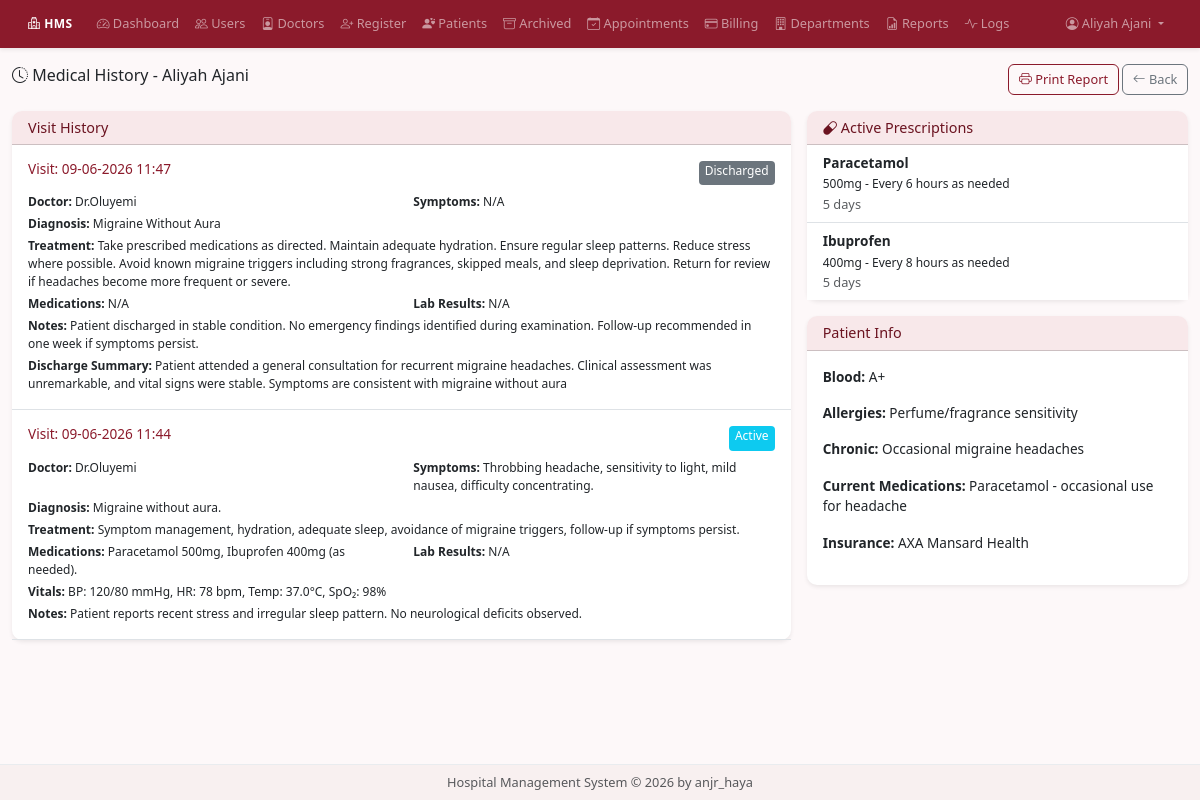
/admin/patients/medical-history/1 (signed in), run on the app's committed database.
### models/user.py (models this page shows, shortened)
class User(UserMixin, db.Model):
    __tablename__ = 'users'
    id = db.Column(db.Integer, primary_key=True)
    username = db.Column(db.String(80), unique=True, nullable=False)
    password_hash = db.Column(db.String(128), nullable=False)
    role = db.Column(db.String(20), nullable=False)
    name = db.Column(db.String(100), nullable=False)
    email = db.Column(db.String(120), unique=True)
    phone = db.Column(db.String(20))
    is_active_account = db.Column(db.Boolean, default=True)
    created_at = db.Column(db.DateTime, default=datetime.utcnow)
    last_login = db.Column(db.DateTime)
    doctor_profile = db.relationship('Doctor', backref='user', uselist=False, lazy=True)
    notifications = db.relationship('Notification', backref='user', lazy=True, foreign_keys='Notification.user_id')
    activities = db.relationship('ActivityLog', backref='user', lazy=True)
    ROLES = {'admin', 'doctor', 'receptionist', 'nurse'}
    @property
    def is_admin(self):
        return self.role == 'admin'

### models/patient.py (models this page shows, shortened)
class Patient(db.Model):
    __tablename__ = 'patients'
    id = db.Column(db.Integer, primary_key=True)
    first_name = db.Column(db.String(50), nullable=False)
    last_name = db.Column(db.String(50), nullable=False)
    date_of_birth = db.Column(db.Date, nullable=False)
    gender = db.Column(db.String(10), nullable=False)
    blood_group = db.Column(db.String(5))
    phone = db.Column(db.String(20), nullable=False)
    email = db.Column(db.String(120))
    address = db.Column(db.Text)
    city = db.Column(db.String(50))
    state = db.Column(db.String(50))
    zip_code = db.Column(db.String(10))
    emergency_contact_name = db.Column(db.String(100))
    emergency_contact_phone = db.Column(db.String(20))
    emergency_contact_relation = db.Column(db.String(50))
    allergies = db.Column(db.Text)
    chronic_conditions = db.Column(db.Text)
    current_medications = db.Column(db.Text)
    past_surgeries = db.Column(db.Text)
    family_medical_history = db.Column(db.Text)
    insurance_provider = db.Column(db.String(100))
    insurance_policy_number = db.Column(db.String(50))
    registration_date = db.Column(db.DateTime, default=datetime.utcnow)
    is_active = db.Column(db.Boolean, default=True)
    last_visit = db.Column(db.DateTime)
    created_by = db.Column(db.Integer, db.ForeignKey('users.id'))
    appointments = db.relationship('Appointment', backref='patient', lazy=True)
    medical_records = db.relationship('MedicalRecord', backref='patient', lazy=True)
    prescriptions = db.relationship('Prescription', backref='patient', lazy=True)
    bills = db.relationship('Billing', backref='patient', lazy=True)
    queue_entries = db.relationship('EmergencyQueue', backref='patient', lazy=True)
    @property
    def full_name(self):
        return f"{self.first_name} {self.last_name}"

### models/medical_record.py (models this page shows, shortened)
class MedicalRecord(db.Model):
    __tablename__ = 'medical_records'
    id = db.Column(db.Integer, primary_key=True)
    patient_id = db.Column(db.Integer, db.ForeignKey('patients.id'), nullable=False)
    doctor_id = db.Column(db.Integer, db.ForeignKey('doctors.id'), nullable=False)
    appointment_id = db.Column(db.Integer, db.ForeignKey('appointments.id'), nullable=True)
    visit_date = db.Column(db.DateTime, default=datetime.utcnow)
    chief_complaint = db.Column(db.Text)
    symptoms = db.Column(db.Text)
    diagnosis = db.Column(db.Text, nullable=False)
    treatment_plan = db.Column(db.Text)
    medications_prescribed = db.Column(db.Text)
    lab_tests_ordered = db.Column(db.Text)
    lab_results = db.Column(db.Text)
    vital_signs = db.Column(db.Text)
    notes = db.Column(db.Text)
    follow_up_date = db.Column(db.Date)
    is_discharged = db.Column(db.Boolean, default=False)
    discharge_summary = db.Column(db.Text)
    created_at = db.Column(db.DateTime, default=datetime.utcnow)

### models/prescription.py (models this page shows, shortened)
class Prescription(db.Model):
    __tablename__ = 'prescriptions'
    id = db.Column(db.Integer, primary_key=True)
    patient_id = db.Column(db.Integer, db.ForeignKey('patients.id'), nullable=False)
    doctor_id = db.Column(db.Integer, db.ForeignKey('doctors.id'), nullable=False)
    medication_name = db.Column(db.String(200), nullable=False)
    dosage = db.Column(db.String(100), nullable=False)
    frequency = db.Column(db.String(100), nullable=False)
    duration = db.Column(db.String(100))
    route = db.Column(db.String(50))
    instructions = db.Column(db.Text)
    refill_count = db.Column(db.Integer, default=0)
    is_active = db.Column(db.Boolean, default=True)
    prescribed_date = db.Column(db.DateTime, default=datetime.utcnow)
    prescribed_by = db.Column(db.Integer, db.ForeignKey('users.id'))

### controllers/admin_routes.py (the view)
@admin_bp.route('/patients/medical-history/<int:patient_id>')
@login_required
@admin_required
def patient_medical_history(patient_id):
    patient = Patient.query.get_or_404(patient_id)
    records = MedicalRecord.query.filter_by(patient_id=patient_id).order_by(MedicalRecord.visit_date.desc()).all()
    prescriptions = Prescription.query.filter_by(patient_id=patient_id, is_active=True).all()
    return render_template('admin/medical_history.html', patient=patient, records=records, prescriptions=prescriptions)

### models/__init__.py (called while the page is built)
@login_manager.user_loader
def load_user(user_id):
    return User.query.get(int(user_id))

### views/templates/admin/medical_history.html (shortened to what this page needs)
{% extends "base.html" %}
{% block content %}
<div class="d-flex justify-content-between align-items-center mb-3 no-print">
    <h4><i class="bi bi-clock-history"></i> Medical History - {{ patient.full_name }}</h4>
    <div>
        <button class="btn btn-outline-primary" onclick="window.print()"><i class="bi bi-printer"></i> Print Report</button>
        <a href="{{ url_for('admin.view_patient', patient_id=patient.id) }}" class="btn btn-outline-secondary"><i class="bi bi-arrow-left"></i> Back</a>
    </div>
</div>
<div class="row g-3">
    <div class="col-md-8">
        <div class="card shadow-sm">
            <div class="card-header bg-white"><h5 class="mb-0">Visit History</h5></div>
            <div class="card-body p-0">
                {% for r in records %}
                <div class="border-bottom p-3">
                    <div class="d-flex justify-content-between">
                        <h6 class="text-primary">Visit: {{ r.visit_date.strftime('%d-%m-%Y %H:%M') }}</h6>
                        <span class="badge bg-{{ 'secondary' if r.is_discharged else 'info' }}">{{ 'Discharged' if r.is_discharged else 'Active' }}</span>
                    </div>
                    <div class="row small mt-2">
                        <div class="col-md-6"><strong>Doctor:</strong> {{ r.doctor.user.name if r.doctor else 'N/A' }}</div>
                        <div class="col-md-6"><strong>Symptoms:</strong> {{ r.symptoms or 'N/A' }}</div>
                        <div class="col-12 mt-1"><strong>Diagnosis:</strong> {{ r.diagnosis }}</div>
                        <div class="col-12 mt-1"><strong>Treatment:</strong> {{ r.treatment_plan or 'N/A' }}</div>
                        <div class="col-md-6 mt-1"><strong>Medications:</strong> {{ r.medications_prescribed or 'N/A' }}</div>
                        <div class="col-md-6 mt-1"><strong>Lab Results:</strong> {{ r.lab_results or 'N/A' }}</div>
                        {% if r.vital_signs %}<div class="col-12 mt-1"><strong>Vitals:</strong> {{ r.vital_signs }}</div>{% endif %}
                        {% if r.notes %}<div class="col-12 mt-1"><strong>Notes:</strong> {{ r.notes }}</div>{% endif %}
                        {% if r.discharge_summary %}<div class="col-12 mt-1"><strong>Discharge Summary:</strong> {{ r.discharge_summary }}</div>{% endif %}
                    </div>
                </div>
                {% else %}
                <div class="text-center py-4 text-muted">No medical history recorded.</div>
                {% endfor %}
            </div>
        </div>
    </div>
    <div class="col-md-4">
        <div class="card shadow-sm">
            <div class="card-header bg-white"><h5 class="mb-0"><i class="bi bi-capsule"></i> Active Prescriptions</h5></div>
            <div class="card-body p-0">
                <ul class="list-group list-group-flush">
                    {% for p in prescriptions %}
                    <li class="list-group-item">
                        <strong>{{ p.medication_name }}</strong><br>
                        <small>{{ p.dosage }} - {{ p.frequency }}</small><br>
                        <small class="text-muted">{{ p.duration or '' }}</small>
                    </li>
                    {% else %}
                    <li class="list-group-item text-muted text-center">No active prescriptions</li>
                    {% endfor %}
                </ul>
            </div>
        </div>
        <div class="card shadow-sm mt-3">
            <div class="card-header bg-white"><h5 class="mb-0">Patient Info</h5></div>
            <div class="card-body small">
                <p><strong>Blood:</strong> {{ patient.blood_group or 'N/A' }}</p>
                <p><strong>Allergies:</strong> {{ patient.allergies or 'None' }}</p>
                <p><strong>Chronic:</strong> {{ patient.chronic_conditions or 'None' }}</p>
                <p><strong>Current Medications:</strong> {{ patient.current_medications or 'None' }}</p>
                <p><strong>Insurance:</strong> {{ patient.insurance_provider or 'N/A' }}</p>
            </div>
        </div>
    </div>
</div>
{% endblock %}

### views/templates/base.html (shortened to what this page needs)
<!DOCTYPE html>
<html lang="en" class="h-100">
<head>
    <link href="https://cdn.jsdelivr.net/npm/bootstrap@5.3.2/dist/css/bootstrap.min.css" rel="stylesheet">
    <link href="https://cdn.jsdelivr.net/npm/bootstrap-icons@1.11.1/font/bootstrap-icons.css" rel="stylesheet">
    <link href="https://cdn.jsdelivr.net/npm/select2@4.1.0-rc.0/dist/css/select2.min.css" rel="stylesheet">
    <link rel="stylesheet" href="https://cdn.jsdelivr.net/npm/flatpickr/dist/flatpickr.min.css">
    <link href="{{ url_for('static', filename='css/style.css') }}" rel="stylesheet">
</head>
<body class="d-flex flex-column h-100">
    {% if current_user.is_authenticated %}
    <nav class="navbar navbar-expand-lg navbar-dark shadow-sm flex-shrink-0" style="background-color: #8B1A2B;">
        <div class="container-fluid">
            <a class="navbar-brand fw-bold small" href="{{ url_for('auth.login') }}">
                <i class="bi bi-hospital"></i> HMS
            </a>
            <div class="collapse navbar-collapse" id="navbarNav">
                <ul class="navbar-nav me-auto">
                    {% if current_user.is_admin %}
                    <li class="nav-item"><a class="nav-link small" href="{{ url_for('admin.dashboard') }}"><i class="bi bi-speedometer2"></i> Dashboard</a></li>
                    <li class="nav-item"><a class="nav-link small" href="{{ url_for('admin.manage_users') }}"><i class="bi bi-people"></i> Users</a></li>
                    <li class="nav-item"><a class="nav-link small" href="{{ url_for('admin.manage_doctors') }}"><i class="bi bi-person-badge"></i> Doctors</a></li>
                    <li class="nav-item"><a class="nav-link small" href="{{ url_for('admin.register_patient') }}"><i class="bi bi-person-plus"></i> Register</a></li>
                    <li class="nav-item"><a class="nav-link small" href="{{ url_for('admin.manage_patients') }}"><i class="bi bi-person-hearts"></i> Patients</a></li>
                    <li class="nav-item"><a class="nav-link small" href="{{ url_for('admin.archived_patients') }}"><i class="bi bi-archive"></i> Archived</a></li>
                    <li class="nav-item"><a class="nav-link small" href="{{ url_for('admin.manage_appointments') }}"><i class="bi bi-calendar-check"></i> Appointments</a></li>
                    <li class="nav-item"><a class="nav-link small" href="{{ url_for('admin.manage_billing') }}"><i class="bi bi-credit-card"></i> Billing</a></li>
                    <li class="nav-item"><a class="nav-link small" href="{{ url_for('admin.manage_departments') }}"><i class="bi bi-building"></i> Departments</a></li>
                    <li class="nav-item"><a class="nav-link small" href="{{ url_for('admin.reports') }}"><i class="bi bi-file-earmark-bar-graph"></i> Reports</a></li>
                    <li class="nav-item"><a class="nav-link small" href="{{ url_for('admin.activity_logs') }}"><i class="bi bi-activity"></i> Logs</a></li>
                    {% endif %}
                </ul>
                <ul class="navbar-nav">
                    <li class="nav-item dropdown">
                        <a class="nav-link dropdown-toggle small" href="#" data-bs-toggle="dropdown">
                            <i class="bi bi-person-circle"></i> {{ current_user.name }}
                        </a>
                    </li>
                </ul>
            </div>
        </div>
    </nav>
    {% endif %}
    <div class="container-fluid flex-shrink-0 mt-3">
        {% block content %}{% endblock %}
    </div>
    <footer class="footer mt-auto py-2 flex-shrink-0" style="background-color: #f8f0f0;">
        <div class="container text-center">
            <span class="text-muted small">Hospital Management System &copy; 2026 by anjr_haya</span>
        </div>
    </footer>
</body>
</html>

### views/static/css/style.css (style rules this page uses)
:root { --wine: #8B1A2B; --wine-dark: #6B1320; --wine-light: #A82D3F; --pink: #F8E8EA; --pink-light: #FCF4F5; }
body { background: #fdf8f9; font-family: 'Segoe UI', Tahoma, Geneva, Verdana, sans-serif; font-size: 0.85rem; }
h1, h2, h3, h4, h5, h6 { font-size: 1rem; }
h4 { font-size: 1rem; }
h5 { font-size: 0.9rem; }
h6 { font-size: 0.85rem; }
p { font-size: 0.85rem; }
.card { border: none; border-radius: 10px; transition: transform 0.2s; font-size: 0.85rem; }
.card-body { font-size: 0.85rem; }
.card-header { border-radius: 10px 10px 0 0 !important; font-weight: 600; font-size: 0.85rem !important; background-color: var(--pink) !important; color: var(--wine-dark); }
.card-header h5, .card-header h6 { font-size: 0.9rem !important; }
.navbar { padding: 0.4rem 1rem; box-shadow: 0 2px 4px rgba(0,0,0,0.1); font-size: 0.8rem; }
.navbar-brand { font-size: 1rem; letter-spacing: 0.5px; }
.nav-link { font-size: 0.8rem !important; }
.btn { border-radius: 6px; font-weight: 500; font-size: 0.8rem; padding: 0.3rem 0.6rem; }
.btn-outline-primary { color: var(--wine); border-color: var(--wine); }
.badge { padding: 0.3em 0.5em; font-weight: 500; border-radius: 4px; font-size: 0.75rem; }
.footer { border-top: 1px solid #e9ecef; font-size: 0.75rem; }
.text-primary { color: var(--wine) !important; }
a { color: var(--wine); }
.list-group-item { font-size: 0.85rem; }
.small, small { font-size: 0.75rem; }
.text-muted { font-size: 0.8rem; }

### data on the page
User: name "Aliyah Ajani"
Patient: full_name "Aliyah Ajani", blood_group "A+", allergies "Perfume/fragrance sensitivity", chronic_conditions "Occasional migraine headaches", current_medications "Paracetamol - occasional use for headache", insurance_provider "AXA Mansard Health"
MedicalRecord: visit_date "09-06-2026 11:47", is_discharged "Discharged", doctor.user "Dr.Oluyemi", symptoms "N/A", diagnosis "Migraine Without Aura", treatment_plan "Take prescribed medications as directed. Maintain adequate hydration. Ensure regular sleep patterns. Reduce stress where possible. Avoid known migraine triggers including strong fragrances, skipped meals, and sleep deprivation. Return for review if headaches become more frequent or severe.", medications_prescribed "N/A", lab_results "N/A", notes "Patient discharged in stable condition. No emergency findings identified during examination. Follow-up recommended in one week if symptoms persist.", discharge_summary "Patient attended a general consultation for recurrent migraine headaches. Clinical assessment was unremarkable, and vital signs were stable. Symptoms are consistent with migraine without aura"
MedicalRecord: visit_date "09-06-2026 11:44", is_discharged "Active", doctor.user "Dr.Oluyemi", symptoms "Throbbing headache, sensitivity to light, mild nausea, difficulty concentrating.", diagnosis "Migraine without aura.", treatment_plan "Symptom management, hydration, adequate sleep, avoidance of migraine triggers, follow-up if symptoms persist.", medications_prescribed "Paracetamol 500mg, Ibuprofen 400mg (as needed).", lab_results "N/A", vital_signs "BP: 120/80 mmHg, HR: 78 bpm, Temp: 37.0°C, SpO₂: 98%", notes "Patient reports recent stress and irregular sleep pattern. No neurological deficits observed."
Prescription: medication_name "Paracetamol", dosage "500mg", frequency "Every 6 hours as needed", duration "5 days"
Prescription: medication_name "Ibuprofen", dosage "400mg", frequency "Every 8 hours as needed", duration "5 days"
